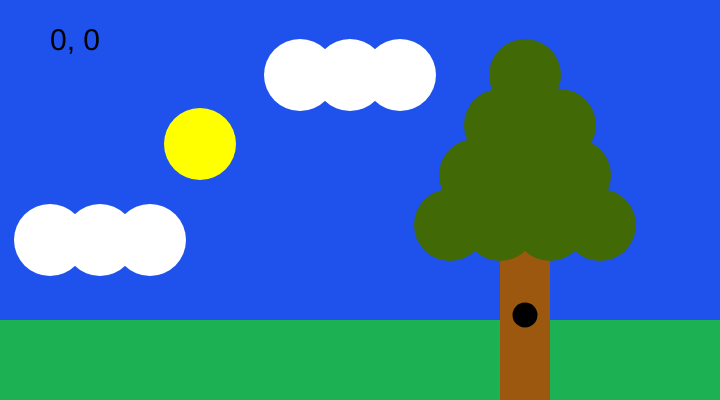
Frame 1 (no input)
Frame 60 (no input): identical to frame 1, image omitted
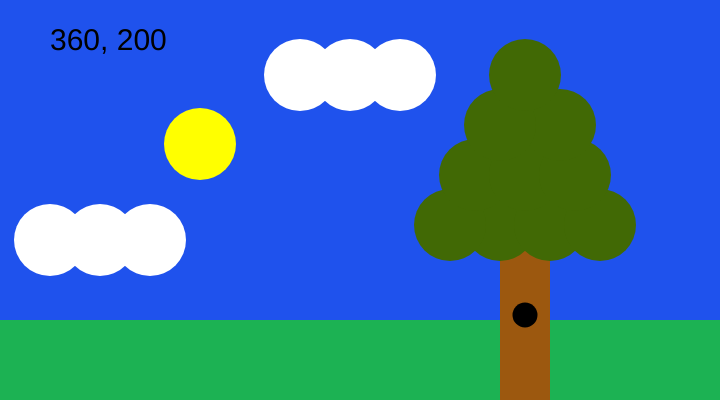
Frame 120 (the mouse pressed at the canvas centre since frame 60)

The p5.js sketch that drew these frames (run headless with seeded random() and noise() and a simulated clock; from frame 60 on, the mouse is pressed at the canvas centre):

// p5.js sketch
// ── sketch.js
function setup() {
  // put setup code here
createCanvas(720, 400);
}


function draw() {
  // put drawing code here
  background('#1f52ed');
    noStroke();

    /*fill(204);
    triangle(18, 18, 18, 360, 81, 360);
    */

    fill('#1CB253');
    rect(0, 320, 800, 90);

    fill('#9C580F');
    rect(500, 220, 50, 400);

    fill('#416905');
    ellipse(500, 225, 72, 72);

    fill('#416905');
    ellipse(550, 225, 72, 72);

    fill('#416905');
    ellipse(600, 225, 72, 72);

    fill('#416905');
    ellipse(450, 225, 72, 72);

    fill('#416905');
    ellipse(475, 175, 72, 72);

    fill('#416905');
    ellipse(525, 175, 72, 72);

    fill('#416905');
    ellipse(575, 175, 72, 72);

    fill('#416905');
    ellipse(560, 125, 72, 72);

    fill('#416905');
    ellipse(500, 125, 72, 72);

    fill('#416905');
    ellipse(525, 75, 72, 72);

    fill('black');
    ellipse(525, 315, 25, 25);
    /*fill(204);
    quad(189, 18, 216, 18, 216, 360, 144, 360);
    */
    fill('yellow');
    ellipse(200, 144, 72, 72);

    //fill(204);
    //triangle(288, 18, 351, 360, 288, 360);

    fill('white');
    ellipse(400, 75, 72, 72);

    fill('white');
    ellipse(350, 75, 72, 72);

    fill('white');
    ellipse(300, 75, 72, 72);

    fill('white');
    ellipse(50, 240, 72, 72);

    fill('white');
    ellipse(100, 240, 72, 72);

    fill('white');
    ellipse(150, 240, 72, 72);
    // fill(255);
    //arc(479, 300, 280, 280, PI, TWO_PI);

    fill(0);
    textSize(30);
    text(mouseX + ", " + mouseY, 50, 50);
}
